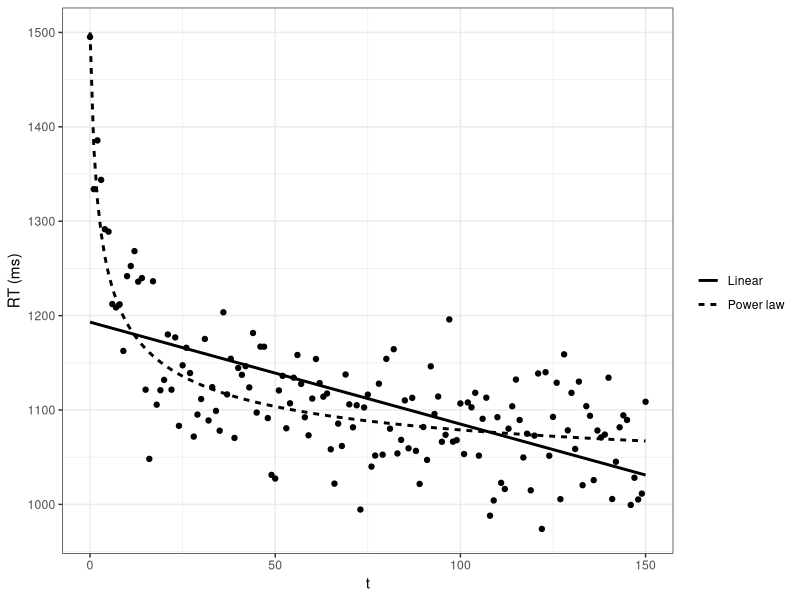
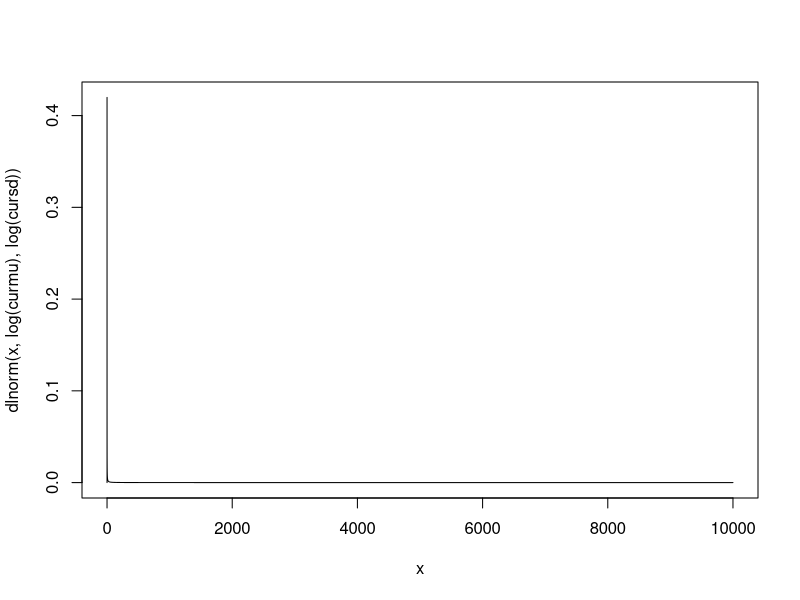
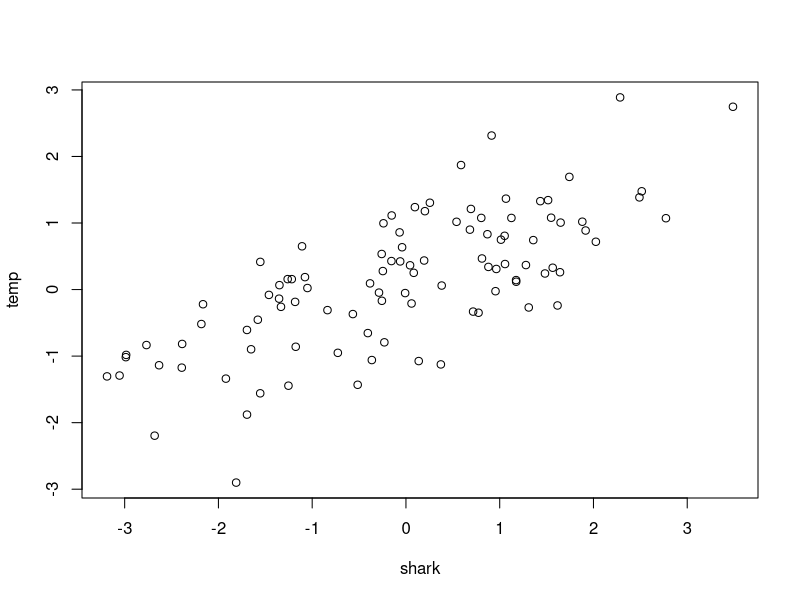
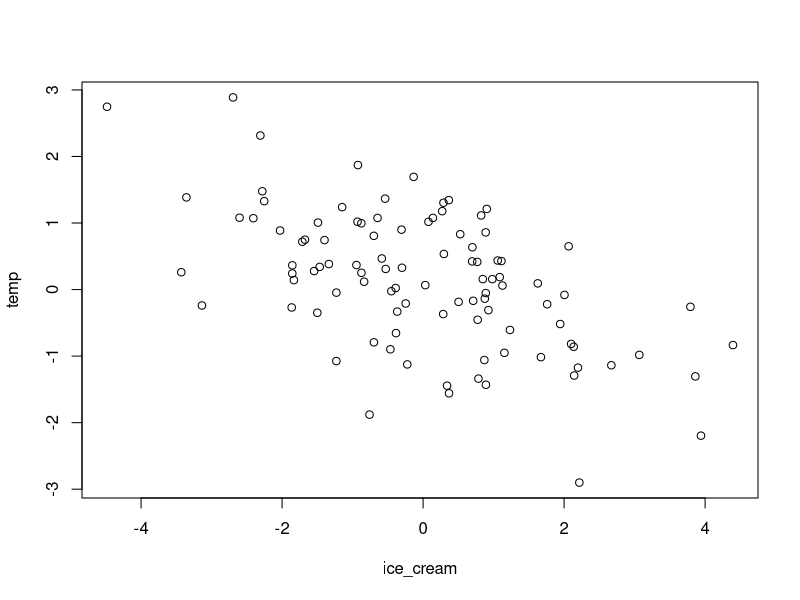

R code for these plots, in order:
## ---- chunk 1
library(dplyr)  # basic package for changing data structures.

library(ggplot2)  # important package for plotting.
## ---- chunk 2

# Forgetting data:
  N <- 150
  t <- 0:N

  # Power:
    Ap <- 1000
    Bp <- 500
    bet <- 0.4
  
    RTp <- Ap + Bp * (t + 1)^(-bet) + rnorm(N + 1, 0, 50)

  # Exponential:
    Ae <- 1000
    Be <- 500
    alp <- 0.6
  
    RTe <- Ae + Be * exp(-alp * t) + rnorm(N + 1, 0, 50)

  # Linear:

# Plotting:
  data.frame(t = t, RTp = RTp, RTe = RTe,
              pred_p = Ap + Bp * (t + 1)^(-bet),
              pred_e = Ae + Be * exp(-alp * t)) %>%
    ggplot(aes(x = t)) +
    geom_point(aes(y = RTp)) +
    geom_line(aes(y = pred_p, linetype = "Power law"), linewidth = 1) +
    # geom_line(aes(y = pred_e, linetype = "Exponetial law"), linewidth = 1) +
    # Linear:
    geom_smooth(aes(y = RTp, linetype = "Linear"), method = "lm", se = FALSE, linewidth = 1, color = "black") + 
    labs(y = "RT (ms)", linetype = "") +
    theme_bw()

## ---- chunk 3
# Average tax cut of $ 1,083 
# 
# But: 80% receive less than this cut, half (around 45 Million people) receive less than $ 100, $ 30,127 for the top 1%

# Try with lognormal:
  curmu <- 0.01
  cursd <- 10000
  
  x <- seq(0, curmu + cursd, by = 0.1)
  plot(x, dlnorm(x, log(curmu), log(cursd)), type = "l")
  
  
  1- plnorm(c(30127), log(curmu), log(cursd))
  plnorm(c(1083, 100), log(curmu), log(cursd))
  
  # Target probabilities:
  c(0.01, 0.8, 0.5)
  
  

## ---- chunk 4

## ---- chunk 5
# Simple linear relationship:
      set.seed(2022)
      n <- 100
      temp <- rnorm(n)
      shark <- rnorm(n, temp)  # deviations around the temperature means.
      ice_cream <- rnorm(n, -shark)
      
      plot(shark, temp)
      plot(ice_cream, temp)
